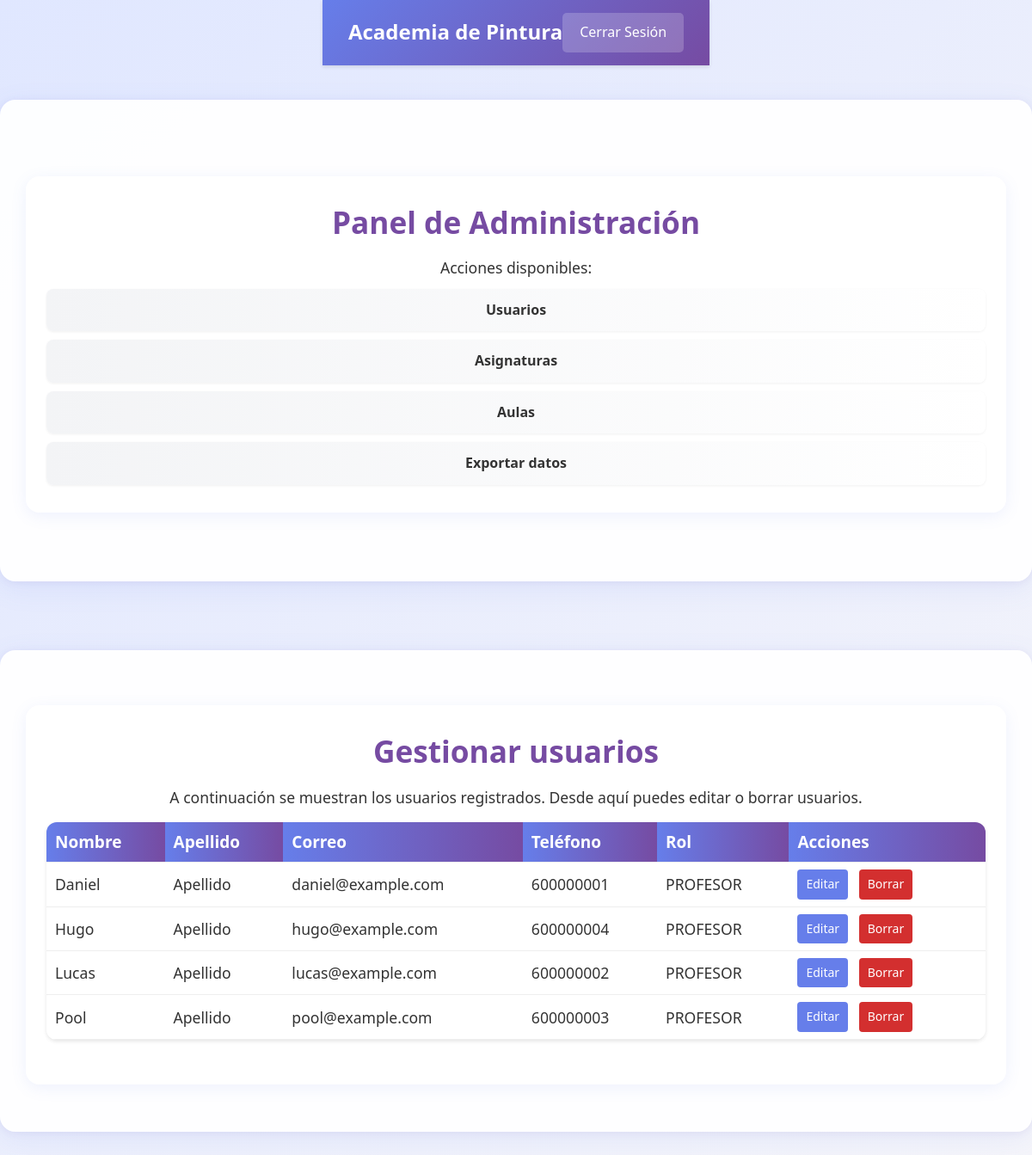
Before: /php/Admin/gestionar_usuarios.php (signed in) with the older database file.
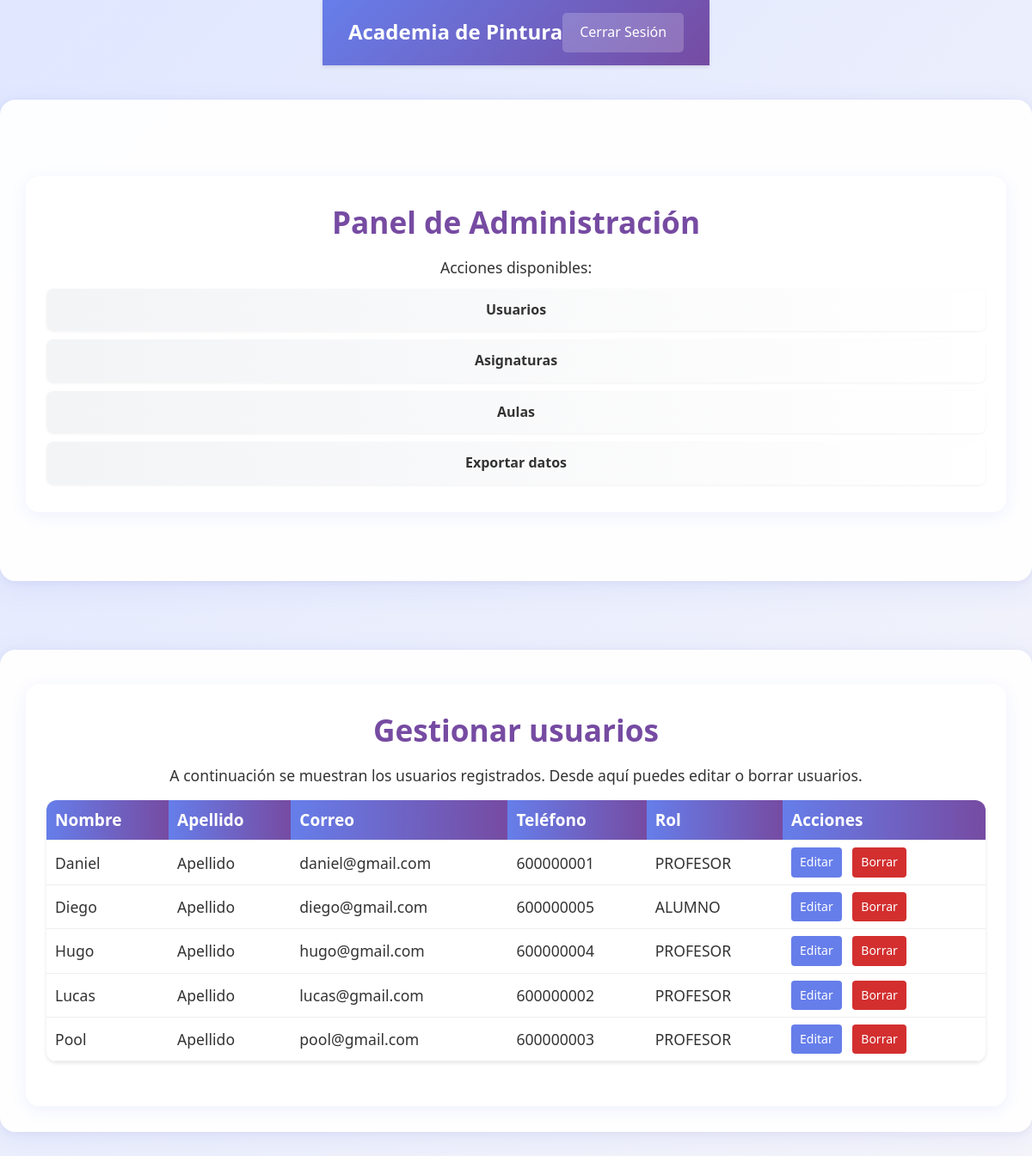
After: the same page with the newer database file.
### tables this page shows
CREATE TABLE IF NOT EXISTS `usuarios` (
    `id_usuario` VARCHAR(20) PRIMARY KEY,
    `codigo_usuario` VARCHAR(20) UNIQUE NOT NULL CHECK (`codigo_usuario` LIKE 'USU-%'),
    `nombre` VARCHAR(100) NOT NULL,
    `apellido` VARCHAR(100) NOT NULL,
    `correo` VARCHAR(100) UNIQUE NOT NULL CHECK (`correo` LIKE '%@%.%'),
    `telefono` VARCHAR(15) NOT NULL CHECK (`telefono` REGEXP '^[0-9]{6,15}$'),
    `fecha_nacimiento` DATE,
    `direccion` TEXT,
    `estado` ENUM('Activo', 'Inactivo', 'Suspendido') DEFAULT 'Activo',
    `rol_codigo` VARCHAR(10) NOT NULL,
    `fecha_registro` TIMESTAMP DEFAULT CURRENT_TIMESTAMP,
    FOREIGN KEY (`rol_codigo`) REFERENCES `rol`(`codigo_rol`),
    CONSTRAINT chk_id_formato CHECK (`id_usuario` REGEXP '^[A-Z0-9-]+$')
);

CREATE TABLE IF NOT EXISTS `rol` (
    `codigo_rol` VARCHAR(10) PRIMARY KEY CHECK (`codigo_rol` IN ('ROL-PRO', 'ROL-ALU', 'ROL-ADM')),
    `nombre_rol` VARCHAR(20) NOT NULL UNIQUE CHECK (`nombre_rol` IN ('PROFESOR', 'ALUMNO', 'ADMIN'))
);

### php/Admin/gestionar_usuarios.php (the view, shortened to what this page needs)
<?php
try {
    $conexion = getConexionPDO();
    $sql = "SELECT u.id_usuario, u.codigo_usuario, u.nombre, u.apellido, u.correo, u.telefono, u.rol_codigo, r.nombre_rol
            FROM usuarios u
            INNER JOIN rol r ON u.rol_codigo = r.codigo_rol
            WHERE u.rol_codigo <> 'ROL-ADM'
            ORDER BY u.nombre, u.apellido";
    $stmt = $conexion->prepare($sql);
    $stmt->execute();
    $usuarios = $stmt->fetchAll(PDO::FETCH_ASSOC);
} catch (Exception $e) {
    $usuarios = [];
}
?>
<!DOCTYPE html>
<html lang="es">
<head>
    <link rel="stylesheet" href="../../css/estilos_unificados.css">
</head>
<body>
<?php include '../panel/panel.php'; ?>
<div class="container">
    <div class="welcome">
        <h2>Gestionar usuarios</h2>
        <p>A continuación se muestran los usuarios registrados. Desde aquí puedes editar o borrar usuarios.</p>
        <table class="users">
            <thead>
                <tr>
                    <th>Nombre</th>
                    <th>Apellido</th>
                    <th>Correo</th>
                    <th>Teléfono</th>
                    <th>Rol</th>
                    <th>Acciones</th>
                </tr>
            </thead>
            <tbody>
                <?php if (empty($usuarios)): ?>
                    <tr><td colspan="6">No hay usuarios registrados.</td></tr>
                <?php else: ?>
                    <?php foreach ($usuarios as $u): ?>
                        <tr>
                            <td><?php echo htmlspecialchars($u['nombre']); ?></td>
                            <td><?php echo htmlspecialchars($u['apellido']); ?></td>
                            <td><?php echo htmlspecialchars($u['correo']); ?></td>
                            <td><?php echo htmlspecialchars($u['telefono']); ?></td>
                            <td><?php echo htmlspecialchars($u['nombre_rol']); ?></td>
                            <td class="actions">
                                <a class="small-btn" href="editar_usuario.php?id=<?php echo urlencode($u['id_usuario']); ?>">Editar</a>
                                <a class="small-btn danger" href="borrar_usuario.php?id=<?php echo urlencode($u['id_usuario']); ?>">Borrar</a>
                            </td>
                        </tr>
                    <?php endforeach; ?>
                <?php endif; ?>
            </tbody>
        </table>
    </div>
</div>
</body>
</html>

Changed rows visible on the page:
changed usuarios "Daniel": correo "daniel@example.com" → "daniel@gmail.com"
added usuarios: nombre "Diego", apellido "Apellido", correo "diego@gmail.com", telefono "600000005", rol_codigo.nombre_rol "ALUMNO"
changed usuarios "Hugo": correo "hugo@example.com" → "hugo@gmail.com"
changed usuarios "Lucas": correo "lucas@example.com" → "lucas@gmail.com"
changed usuarios "Pool": correo "pool@example.com" → "pool@gmail.com"
